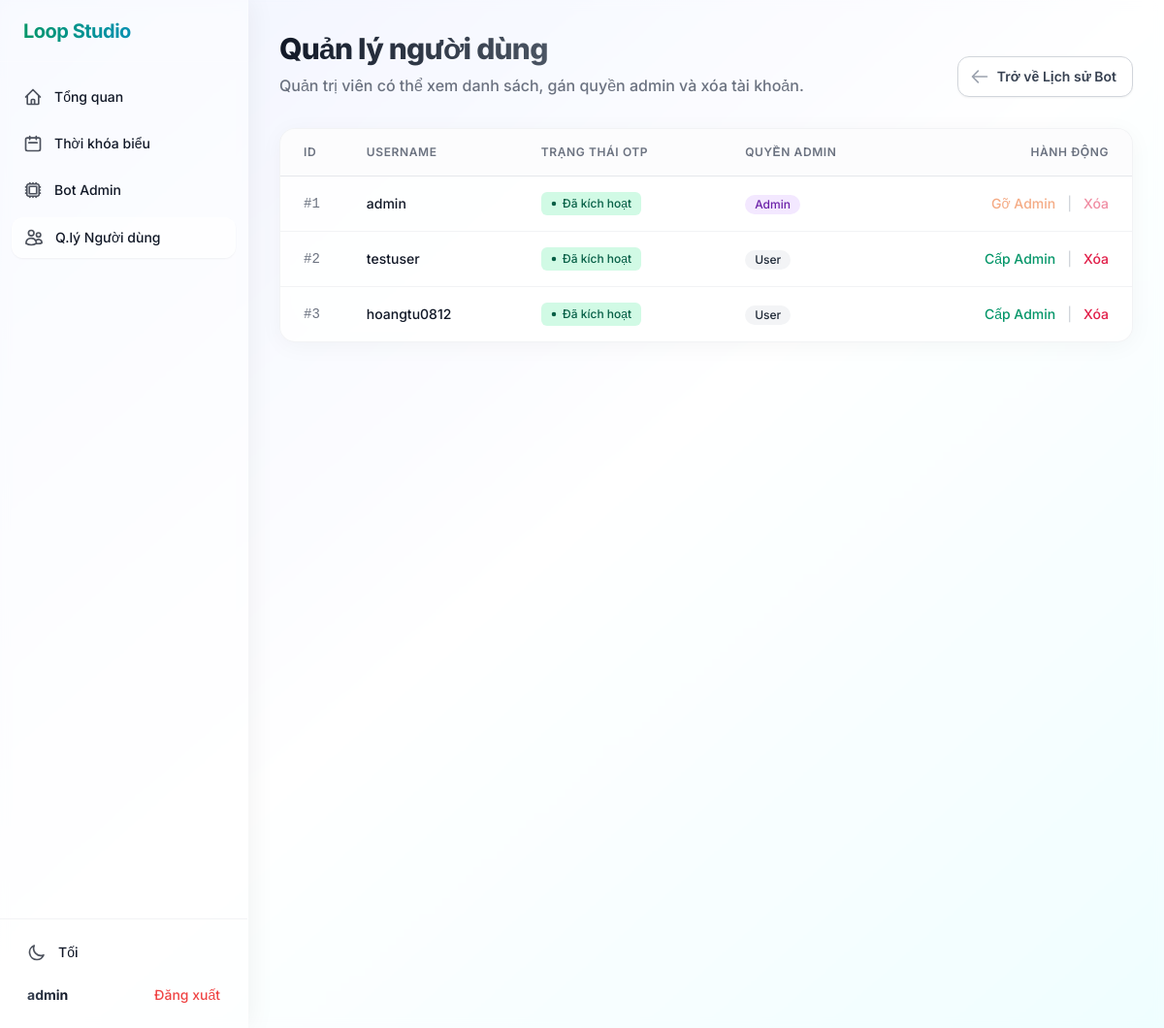
Page /bot/users (signed in) on the committed database.
### src/models/user.py (models this page shows, shortened)
class User(UserMixin, db.Model):
    __tablename__ = "users"
    id = db.Column(db.Integer, primary_key=True)
    username = db.Column(db.String(80), unique=True, nullable=False)
    password_hash = db.Column(db.String(256), nullable=False)
    is_admin = db.Column(db.Boolean, default=False)
    is_active = db.Column(db.Boolean, default=True)  # True for existing, False for new unverified
    otp_code = db.Column(db.String(6), nullable=True)
    telegram_id = db.Column(db.String(50), nullable=True)

### src/routes/bot_admin.py (the view)
@bot_admin_bp.route("/users")
@login_required
def users_list():
    if not current_user.is_admin:
        flash("Bạn không có quyền truy cập.", "error")
        return redirect(url_for("main.dashboard"))
    users = User.query.order_by(User.id).all()
    return render_template("bot_admin/users.html", users=users)

### src/templates/bot_admin/users.html (shortened to what this page needs)
{% extends "base.html" %}
{% block content %}
<div class="space-y-6 lg:space-y-8 animate-[fadeIn_0.5s_ease-out]">
    <div class="flex flex-col md:flex-row md:items-end justify-between gap-4">
        <div class="space-y-1 md:space-y-2">
            <h1 class="text-3xl font-extrabold tracking-tight">
                <span class="bg-clip-text text-transparent bg-gradient-to-r from-gray-900 to-gray-600 dark:from-white dark:to-gray-300">
                </span>
            </h1>
            <p class="text-sm md:text-base text-gray-500 dark:text-gray-400 font-medium">
                Quản trị viên có thể xem danh sách, gán quyền admin và xóa tài khoản.
            </p>
        </div>
        <div class="flex-shrink-0">
            <a href="{{ url_for('bot_admin.index') }}"
               class="inline-flex items-center justify-center px-4 py-2.5 text-sm font-semibold rounded-xl text-gray-700 bg-white border border-gray-300 hover:bg-gray-50 dark:text-gray-300 dark:bg-gray-800 dark:border-gray-600 dark:hover:bg-gray-700 shadow-sm transition-all duration-200">
                <svg class="w-5 h-5 mr-2 -ml-1 text-gray-400" fill="none" stroke="currentColor" viewBox="0 0 24 24">
                    <path stroke-linecap="round" stroke-linejoin="round" stroke-width="2" d="M10 19l-7-7m0 0l7-7m-7 7h18"></path>
                </svg>
                Trở về Lịch sử Bot
            </a>
        </div>
    </div>
    <section class="bg-white/80 dark:bg-gray-800/80 backdrop-blur-xl shadow-[0_4px_24px_rgba(0,0,0,0.04)] dark:shadow-[0_4px_24px_rgba(0,0,0,0.2)] border border-gray-200/50 dark:border-gray-700/50 sm:rounded-2xl overflow-hidden relative">
        <div class="overflow-x-auto">
            <table class="min-w-full divide-y divide-gray-200 dark:divide-gray-700">
                <thead class="bg-gray-50/50 dark:bg-gray-900/50">
                    <tr>
                        <th scope="col" class="px-6 py-4 text-left text-xs font-semibold text-gray-500 dark:text-gray-400 uppercase tracking-wider relative z-10 w-16">
                            ID
                        </th>
                        <th scope="col" class="px-6 py-4 text-left text-xs font-semibold text-gray-500 dark:text-gray-400 uppercase tracking-wider relative z-10">
                            Username
                        </th>
                        <th scope="col" class="px-6 py-4 text-left text-xs font-semibold text-gray-500 dark:text-gray-400 uppercase tracking-wider relative z-10">
                            Trạng thái OTP
                        </th>
                        <th scope="col" class="px-6 py-4 text-left text-xs font-semibold text-gray-500 dark:text-gray-400 uppercase tracking-wider relative z-10">
                            Quyền Admin
                        </th>
                        <th scope="col" class="px-6 py-4 text-right text-xs font-semibold text-gray-500 dark:text-gray-400 uppercase tracking-wider relative z-10">
                            Hành động
                        </th>
                    </tr>
                </thead>
                <tbody class="divide-y divide-gray-200/50 dark:divide-gray-700/50 bg-transparent text-sm">
                    {% for user in users %}
                    <tr class="hover:bg-gray-50/50 dark:hover:bg-gray-700/30 transition-colors">
                        <td class="px-6 py-4 whitespace-nowrap text-gray-500 dark:text-gray-400 font-mono">
                            #{{ user.id }}
                        </td>
                        <td class="px-6 py-4 whitespace-nowrap font-medium text-gray-900 dark:text-white">
                            {{ user.username }}
                        </td>
                        <td class="px-6 py-4 whitespace-nowrap">
                            {% if user.is_active %}
                                <span class="inline-flex items-center px-2.5 py-1 rounded-md text-xs font-medium bg-emerald-100 text-emerald-800 dark:bg-emerald-900/40 dark:text-emerald-300">
                                    <svg class="w-1.5 h-1.5 mr-1.5 fill-current" viewBox="0 0 8 8"><circle cx="4" cy="4" r="3"></circle></svg>
                                    Đã kích hoạt
                                </span>
                            {% endif %}
                        </td>
                        <td class="px-6 py-4 whitespace-nowrap">
                            {% if user.is_admin %}
                                <span class="inline-flex items-center px-2.5 py-0.5 rounded-full text-xs font-medium bg-purple-100 text-purple-800 dark:bg-purple-900/40 dark:text-purple-300">
                                    Admin
                                </span>
                            {% else %}
                                <span class="inline-flex items-center px-2.5 py-0.5 rounded-full text-xs font-medium bg-gray-100 text-gray-800 dark:bg-gray-800 dark:text-gray-400">
                                    User
                                </span>
                            {% endif %}
                        </td>
                        <td class="px-6 py-4 whitespace-nowrap text-right font-medium">
                            <div class="flex items-center justify-end gap-3">
                                <form action="{{ url_for('bot_admin.toggle_admin', id=user.id) }}" method="POST" class="inline-block" onsubmit="return confirm('Bạn có chắc muốn {% if user.is_admin %}gỡ quyền{% else %}cấp quyền{% endif %} Admin cho tài khoản này?');">
                                    {% if user.is_admin %}
                                        <button type="submit" class="text-orange-600 hover:text-orange-900 dark:text-orange-400 dark:hover:text-orange-300 {% if user.id == current_user.id %}opacity-50 cursor-not-allowed{% endif %}" {% if user.id == current_user.id %}disabled{% endif %} title="Gỡ quyền Admin">
                                            Gỡ Admin
                                        </button>
                                    {% else %}
                                        <button type="submit" class="text-brand-600 hover:text-brand-900 dark:text-brand-400 dark:hover:text-brand-300" title="Cấp quyền Admin">
                                            Cấp Admin
                                        </button>
                                    {% endif %}
                                </form>
                                <span class="text-gray-300 dark:text-gray-600">|</span>
                                <form action="{{ url_for('bot_admin.delete_user', id=user.id) }}" method="POST" class="inline-block" onsubmit="return confirm('Bạn có CHẮC CHẮN muốn xóa tài khoản {{ user.username }} vĩnh viễn không?');">
                                    <button type="submit" class="text-rose-600 hover:text-rose-900 dark:text-rose-400 dark:hover:text-rose-300 {% if user.id == current_user.id %}opacity-50 cursor-not-allowed{% endif %}" {% if user.id == current_user.id %}disabled{% endif %} title="Xóa tài khoản">
                                        Xóa
                                    </button>
                                </form>
                            </div>
                        </td>
                    </tr>
                    {% endfor %}
                </tbody>
            </table>
        </div>
    </section>
</div>
{% endblock %}

### src/templates/base.html (style rules this page uses)
body { font-family: 'Inter', sans-serif; }

### rows in the picture
User: id "1", username "admin", is_active True (drawn), is_admin "Admin"
User: id "2", username "testuser", is_active True (drawn), is_admin "User"
User: id "3", username "hoangtu0812", is_active True (drawn), is_admin "User"
